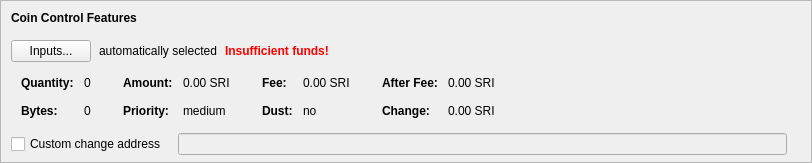
    <widget class="QFrame" name="frameCoinControl">
     <property name="sizePolicy">
      <sizepolicy hsizetype="Expanding" vsizetype="Expanding">
       <horstretch>0</horstretch>
       <verstretch>0</verstretch>
      </sizepolicy>
     </property>
     <property name="maximumSize">
      <size>
       <width>16777215</width>
       <height>16777215</height>
      </size>
     </property>
     <property name="frameShape">
      <enum>QFrame::StyledPanel</enum>
     </property>
     <property name="frameShadow">
      <enum>QFrame::Sunken</enum>
     </property>
     <layout class="QVBoxLayout" name="verticalLayoutCoinControl2">
      <property name="spacing">
       <number>0</number>
      </property>
      <property name="leftMargin">
       <number>0</number>
      </property>
      <property name="topMargin">
       <number>0</number>
      </property>
      <property name="rightMargin">
       <number>0</number>
      </property>
      <property name="bottomMargin">
       <number>6</number>
      </property>
      <item>
       <layout class="QVBoxLayout" name="verticalLayoutCoinControl" stretch="0,0,0,0,1">
        <property name="spacing">
         <number>0</number>
        </property>
        <property name="leftMargin">
         <number>10</number>
        </property>
        <property name="topMargin">
         <number>10</number>
        </property>
        <item>
         <layout class="QHBoxLayout" name="horizontalLayoutCoinControl1">
          <property name="bottomMargin">
           <number>15</number>
          </property>
          <item>
           <widget class="QLabel" name="labelCoinControlFeatures">
            <property name="sizePolicy">
             <sizepolicy hsizetype="Preferred" vsizetype="Maximum">
              <horstretch>0</horstretch>
              <verstretch>0</verstretch>
             </sizepolicy>
            </property>
            <property name="font">
             <font>
              <weight>75</weight>
              <bold>true</bold>
             </font>
            </property>
            <property name="styleSheet">
             <string notr="true">font-weight:bold;</string>
            </property>
            <property name="text">
             <string>Coin Control Features</string>
            </property>
           </widget>
          </item>
         </layout>
        </item>
        <item>
         <layout class="QHBoxLayout" name="horizontalLayoutCoinControl2" stretch="0,0,0,0">
          <property name="spacing">
           <number>8</number>
          </property>
          <property name="bottomMargin">
           <number>10</number>
          </property>
          <item>
           <widget class="QPushButton" name="pushButtonCoinControl">
            <property name="styleSheet">
             <string notr="true"/>
            </property>
            <property name="text">
             <string>Inputs...</string>
            </property>
            <property name="autoDefault">
             <bool>false</bool>
            </property>
           </widget>
          </item>
          <item>
           <widget class="QLabel" name="labelCoinControlAutomaticallySelected">
            <property name="text">
             <string>automatically selected</string>
            </property>
            <property name="margin">
             <number>5</number>
            </property>
           </widget>
          </item>
          <item>
           <widget class="QLabel" name="labelCoinControlInsuffFunds">
            <property name="font">
             <font>
              <weight>75</weight>
              <bold>true</bold>
             </font>
            </property>
            <property name="styleSheet">
             <string notr="true">color:red;font-weight:bold;</string>
            </property>
            <property name="text">
             <string>Insufficient funds!</string>
            </property>
            <property name="margin">
             <number>5</number>
            </property>
           </widget>
          </item>
          <item>
           <spacer name="horizontalSpacerCoinControl">
            <property name="orientation">
             <enum>Qt::Horizontal</enum>
            </property>
            <property name="sizeHint" stdset="0">
             <size>
              <width>40</width>
              <height>1</height>
             </size>
            </property>
           </spacer>
          </item>
         </layout>
        </item>
        <item>
         <widget class="QWidget" name="widgetCoinControl" native="true">
          <property name="sizePolicy">
           <sizepolicy hsizetype="Preferred" vsizetype="Preferred">
            <horstretch>0</horstretch>
            <verstretch>0</verstretch>
           </sizepolicy>
          </property>
          <property name="minimumSize">
           <size>
            <width>0</width>
            <height>0</height>
           </size>
          </property>
          <property name="styleSheet">
           <string notr="true"/>
          </property>
          <layout class="QHBoxLayout" name="horizontalLayoutCoinControl5">
           <property name="leftMargin">
            <number>0</number>
           </property>
           <property name="topMargin">
            <number>0</number>
           </property>
           <property name="rightMargin">
            <number>0</number>
           </property>
           <property name="bottomMargin">
            <number>0</number>
           </property>
           <item>
            <layout class="QHBoxLayout" name="horizontalLayoutCoinControl3" stretch="0,0,0,1">
             <property name="spacing">
              <number>20</number>
             </property>
             <property name="topMargin">
              <number>0</number>
             </property>
             <property name="bottomMargin">
              <number>10</number>
             </property>
             <item>
              <layout class="QFormLayout" name="formLayoutCoinControl1">
               <property name="horizontalSpacing">
                <number>10</number>
               </property>
               <property name="verticalSpacing">
                <number>14</number>
               </property>
               <property name="leftMargin">
                <number>10</number>
               </property>
               <property name="topMargin">
                <number>4</number>
               </property>
               <property name="rightMargin">
                <number>6</number>
               </property>
               <item row="0" column="0">
                <widget class="QLabel" name="labelCoinControlQuantityText">
                 <property name="font">
                  <font>
                   <weight>75</weight>
                   <bold>true</bold>
                  </font>
                 </property>
                 <property name="text">
                  <string>Quantity:</string>
                 </property>
                 <property name="margin">
                  <number>0</number>
                 </property>
                </widget>
               </item>
               <item row="0" column="1">
                <widget class="QLabel" name="labelCoinControlQuantity">
                 <property name="cursor">
                  <cursorShape>IBeamCursor</cursorShape>
                 </property>
                 <property name="contextMenuPolicy">
                  <enum>Qt::ActionsContextMenu</enum>
                 </property>
                 <property name="text">
                  <string notr="true">0</string>
                 </property>
                 <property name="margin">
                  <number>0</number>
                 </property>
                 <property name="textInteractionFlags">
                  <set>Qt::LinksAccessibleByMouse|Qt::TextSelectableByKeyboard|Qt::TextSelectableByMouse</set>
                 </property>
                </widget>
               </item>
               <item row="1" column="0">
                <widget class="QLabel" name="labelCoinControlBytesText">
                 <property name="font">
                  <font>
                   <weight>75</weight>
                   <bold>true</bold>
                  </font>
                 </property>
                 <property name="text">
                  <string>Bytes:</string>
                 </property>
                </widget>
               </item>
               <item row="1" column="1">
                <widget class="QLabel" name="labelCoinControlBytes">
                 <property name="cursor">
                  <cursorShape>IBeamCursor</cursorShape>
                 </property>
                 <property name="contextMenuPolicy">
                  <enum>Qt::ActionsContextMenu</enum>
                 </property>
                 <property name="text">
                  <string notr="true">0</string>
                 </property>
                 <property name="textInteractionFlags">
                  <set>Qt::LinksAccessibleByMouse|Qt::TextSelectableByKeyboard|Qt::TextSelectableByMouse</set>
                 </property>
                </widget>
               </item>
              </layout>
             </item>
             <item>
              <layout class="QFormLayout" name="formLayoutCoinControl2">
               <property name="horizontalSpacing">
                <number>10</number>
               </property>
               <property name="verticalSpacing">
                <number>14</number>
               </property>
               <property name="leftMargin">
                <number>6</number>
               </property>
               <property name="topMargin">
                <number>4</number>
               </property>
               <property name="rightMargin">
                <number>6</number>
               </property>
               <item row="0" column="0">
                <widget class="QLabel" name="labelCoinControlAmountText">
                 <property name="font">
                  <font>
                   <weight>75</weight>
                   <bold>true</bold>
                  </font>
                 </property>
                 <property name="text">
                  <string>Amount:</string>
                 </property>
                 <property name="margin">
                  <number>0</number>
                 </property>
                </widget>
               </item>
               <item row="0" column="1">
                <widget class="QLabel" name="labelCoinControlAmount">
                 <property name="cursor">
                  <cursorShape>IBeamCursor</cursorShape>
                 </property>
                 <property name="contextMenuPolicy">
                  <enum>Qt::ActionsContextMenu</enum>
                 </property>
                 <property name="text">
                  <string notr="true">0.00 SRI</string>
                 </property>
                 <property name="textInteractionFlags">
                  <set>Qt::LinksAccessibleByMouse|Qt::TextSelectableByKeyboard|Qt::TextSelectableByMouse</set>
                 </property>
                </widget>
               </item>
               <item row="1" column="0">
                <widget class="QLabel" name="labelCoinControlPriorityText">
                 <property name="font">
                  <font>
                   <weight>75</weight>
                   <bold>true</bold>
                  </font>
                 </property>
                 <property name="text">
                  <string>Priority:</string>
                 </property>
                </widget>
               </item>
               <item row="1" column="1">
                <widget class="QLabel" name="labelCoinControlPriority">
                 <property name="cursor">
                  <cursorShape>IBeamCursor</cursorShape>
                 </property>
                 <property name="contextMenuPolicy">
                  <enum>Qt::ActionsContextMenu</enum>
                 </property>
                 <property name="text">
                  <string notr="true">medium</string>
                 </property>
                 <property name="textInteractionFlags">
                  <set>Qt::LinksAccessibleByMouse|Qt::TextSelectableByKeyboard|Qt::TextSelectableByMouse</set>
                 </property>
                </widget>
               </item>
              </layout>
             </item>
             <item>
              <layout class="QFormLayout" name="formLayoutCoinControl3">
               <property name="horizontalSpacing">
                <number>10</number>
               </property>
               <property name="verticalSpacing">
                <number>14</number>
               </property>
               <property name="leftMargin">
                <number>6</number>
               </property>
               <property name="topMargin">
                <number>4</number>
               </property>
               <property name="rightMargin">
                <number>6</number>
               </property>
               <item row="0" column="0">
                <widget class="QLabel" name="labelCoinControlFeeText">
                 <property name="font">
                  <font>
                   <weight>75</weight>
                   <bold>true</bold>
                  </font>
                 </property>
                 <property name="text">
                  <string>Fee:</string>
                 </property>
                 <property name="margin">
                  <number>0</number>
                 </property>
                </widget>
               </item>
               <item row="0" column="1">
                <widget class="QLabel" name="labelCoinControlFee">
                 <property name="cursor">
                  <cursorShape>IBeamCursor</cursorShape>
                 </property>
                 <property name="contextMenuPolicy">
                  <enum>Qt::ActionsContextMenu</enum>
                 </property>
                 <property name="text">
                  <string notr="true">0.00 SRI</string>
                 </property>
                 <property name="textInteractionFlags">
                  <set>Qt::LinksAccessibleByMouse|Qt::TextSelectableByKeyboard|Qt::TextSelectableByMouse</set>
                 </property>
                </widget>
               </item>
               <item row="1" column="0">
                <widget class="QLabel" name="labelCoinControlLowOutputText">
                 <property name="font">
                  <font>
                   <weight>75</weight>
                   <bold>true</bold>
                  </font>
                 </property>
                 <property name="text">
                  <string>Dust:</string>
                 </property>
                </widget>
               </item>
               <item row="1" column="1">
                <widget class="QLabel" name="labelCoinControlLowOutput">
                 <property name="cursor">
                  <cursorShape>IBeamCursor</cursorShape>
                 </property>
                 <property name="contextMenuPolicy">
                  <enum>Qt::ActionsContextMenu</enum>
                 </property>
                 <property name="text">
                  <string notr="true">no</string>
                 </property>
                 <property name="textInteractionFlags">
                  <set>Qt::LinksAccessibleByMouse|Qt::TextSelectableByKeyboard|Qt::TextSelectableByMouse</set>
                 </property>
                </widget>
               </item>
              </layout>
             </item>
             <item>
              <layout class="QFormLayout" name="formLayoutCoinControl4">
               <property name="horizontalSpacing">
                <number>10</number>
               </property>
               <property name="verticalSpacing">
                <number>14</number>
               </property>
               <property name="leftMargin">
                <number>6</number>
               </property>
               <property name="topMargin">
                <number>4</number>
               </property>
               <property name="rightMargin">
                <number>6</number>
               </property>
               <item row="0" column="0">
                <widget class="QLabel" name="labelCoinControlAfterFeeText">
                 <property name="font">
                  <font>
                   <weight>75</weight>
                   <bold>true</bold>
                  </font>
                 </property>
                 <property name="text">
                  <string>After Fee:</string>
                 </property>
                 <property name="margin">
                  <number>0</number>
                 </property>
                </widget>
               </item>
               <item row="0" column="1">
                <widget class="QLabel" name="labelCoinControlAfterFee">
                 <property name="cursor">
                  <cursorShape>IBeamCursor</cursorShape>
                 </property>
                 <property name="contextMenuPolicy">
                  <enum>Qt::ActionsContextMenu</enum>
                 </property>
                 <property name="text">
                  <string notr="true">0.00 SRI</string>
                 </property>
                 <property name="textInteractionFlags">
                  <set>Qt::LinksAccessibleByMouse|Qt::TextSelectableByKeyboard|Qt::TextSelectableByMouse</set>
                 </property>
                </widget>
               </item>
               <item row="1" column="0">
                <widget class="QLabel" name="labelCoinControlChangeText">
                 <property name="font">
                  <font>
                   <weight>75</weight>
                   <bold>true</bold>
                  </font>
                 </property>
                 <property name="text">
                  <string>Change:</string>
                 </property>
                </widget>
               </item>
               <item row="1" column="1">
                <widget class="QLabel" name="labelCoinControlChange">
                 <property name="cursor">
                  <cursorShape>IBeamCursor</cursorShape>
                 </property>
                 <property name="contextMenuPolicy">
                  <enum>Qt::ActionsContextMenu</enum>
                 </property>
                 <property name="text">
                  <string notr="true">0.00 SRI</string>
                 </property>
                 <property name="textInteractionFlags">
                  <set>Qt::LinksAccessibleByMouse|Qt::TextSelectableByKeyboard|Qt::TextSelectableByMouse</set>
                 </property>
                </widget>
               </item>
              </layout>
             </item>
            </layout>
           </item>
          </layout>
         </widget>
        </item>
        <item>
         <layout class="QHBoxLayout" name="horizontalLayoutCoinControl4" stretch="0,0,0">
          <property name="spacing">
           <number>12</number>
          </property>
          <property name="sizeConstraint">
           <enum>QLayout::SetDefaultConstraint</enum>
          </property>
          <property name="topMargin">
           <number>5</number>
          </property>
          <property name="rightMargin">
           <number>5</number>
          </property>
          <item>
           <widget class="QCheckBox" name="checkBoxCoinControlChange">
            <property name="toolTip">
             <string>If this is activated, but the change address is empty or invalid, change will be sent to a newly generated address.</string>
            </property>
            <property name="text">
             <string>Custom change address</string>
            </property>
           </widget>
          </item>
          <item>
           <widget class="QValidatedLineEdit" name="lineEditCoinControlChange">
            <property name="enabled">
             <bool>false</bool>
            </property>
            <property name="sizePolicy">
             <sizepolicy hsizetype="Expanding" vsizetype="Fixed">
              <horstretch>0</horstretch>
              <verstretch>0</verstretch>
             </sizepolicy>
            </property>
           </widget>
          </item>
          <item>
           <widget class="QLabel" name="labelCoinControlChangeLabel">
            <property name="sizePolicy">
             <sizepolicy hsizetype="Preferred" vsizetype="Expanding">
              <horstretch>0</horstretch>
              <verstretch>0</verstretch>
             </sizepolicy>
            </property>
            <property name="minimumSize">
             <size>
              <width>0</width>
              <height>0</height>
             </size>
            </property>
            <property name="text">
             <string/>
            </property>
            <property name="margin">
             <number>3</number>
            </property>
           </widget>
          </item>
         </layout>
        </item>
        <item>
         <spacer name="verticalSpacerCoinControl">
          <property name="orientation">
           <enum>Qt::Vertical</enum>
          </property>
          <property name="sizeHint" stdset="0">
           <size>
            <width>800</width>
            <height>1</height>
           </size>
          </property>
         </spacer>
        </item>
       </layout>
      </item>
     </layout>
    </widget>
